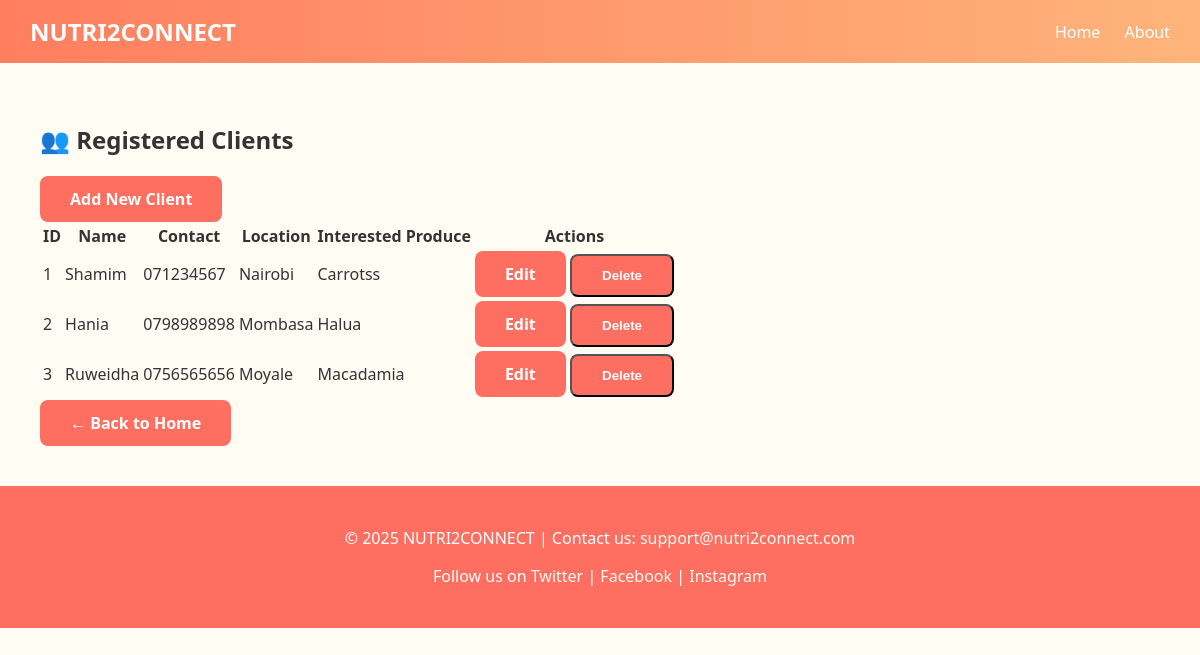
Before: /clients/ with the older database file.
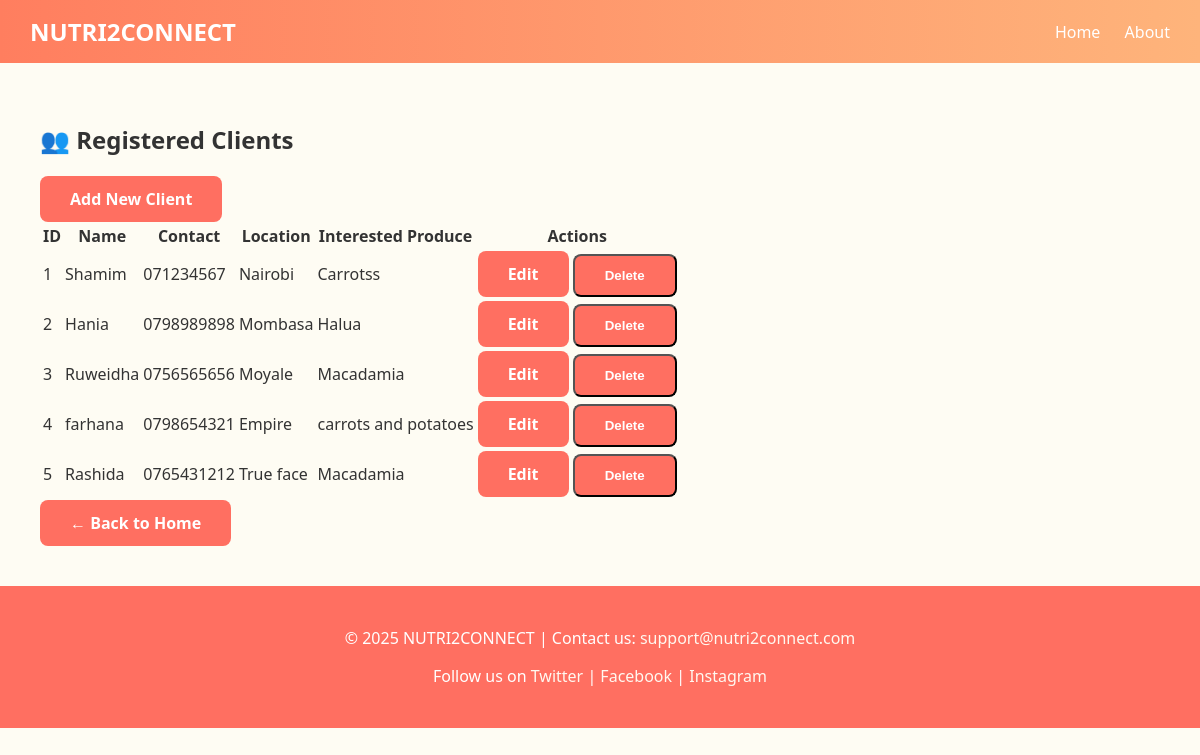
After: the same page with the newer database file.
### nutriconnect/models.py (models this page shows, shortened)
class Client(models.Model):
    name = models.CharField(max_length=100)
    contact = models.CharField(max_length=15)
    location = models.CharField(max_length=100)
    interested_produce = models.CharField(max_length=100)

### nutriconnect/views.py (the view)
# urls.py: path('clients/', views.client_list, name='client_list'),
def client_list(request):
    clients = Client.objects.all()
    return render(request, "nutriconnect/client_list.html", {"clients": clients})

### nutriconnect/templates/nutriconnect/client_list.html (shortened to what this page needs)
{% extends 'nutriconnect/base.html' %}
{% block content %}
<div class="container mt-5">
    <h2 class="mb-4 text-primary">👥 Registered Clients</h2>
    <a href="{% url 'client_create' %}" class="btn btn-primary mb-4 shadow-sm">
         Add New Client
    </a>
    <div class="table-responsive">
        <table class="table table-bordered table-hover table-striped align-middle">
            <thead class="table-primary">
                <tr>
                    <th>ID</th>
                    <th>Name</th>
                    <th>Contact</th>
                    <th>Location</th>
                    <th>Interested Produce</th>
                    <th class="text-center">Actions</th>
                </tr>
            </thead>
            <tbody>
            {% if clients %}
                {% for client in clients %}
                <tr>
                    <td>{{ client.id }}</td>
                    <td>{{ client.name }}</td>
                    <td>{{ client.contact }}</td>
                    <td>{{ client.location }}</td>
                    <td>{{ client.interested_produce }}</td>
                    <td class="text-center">
                        <a href="{% url 'client_update' client.id %}" class="btn btn-sm btn-outline-primary me-2">Edit</a>
                        <form action="{% url 'client_delete' client.id %}" method="post" style="display:inline;">
                            <button type="submit" class="btn btn-sm btn-outline-danger" onclick="return confirm('Confirm deletion of client {{ client.name }}?');">
                                Delete
                            </button>
                        </form>
                    </td>
                </tr>
                {% endfor %}
            {% else %}
                <tr>
                    <td colspan="6" class="text-center text-muted">No clients found. Start by adding a new client!</td>
                </tr>
            {% endif %}
            </tbody>
        </table>
    </div>
    <a href="{% url 'home' %}" class="btn btn-secondary mt-3">← Back to Home</a>
</div>
{% endblock %}

Changed rows visible on the page:
added Client: id "4", name "farhana", contact "0798654321", location "Empire", interested_produce "carrots and potatoes"
added Client: id "5", name "Rashida", contact "0765431212", location "True face", interested_produce "Macadamia"
